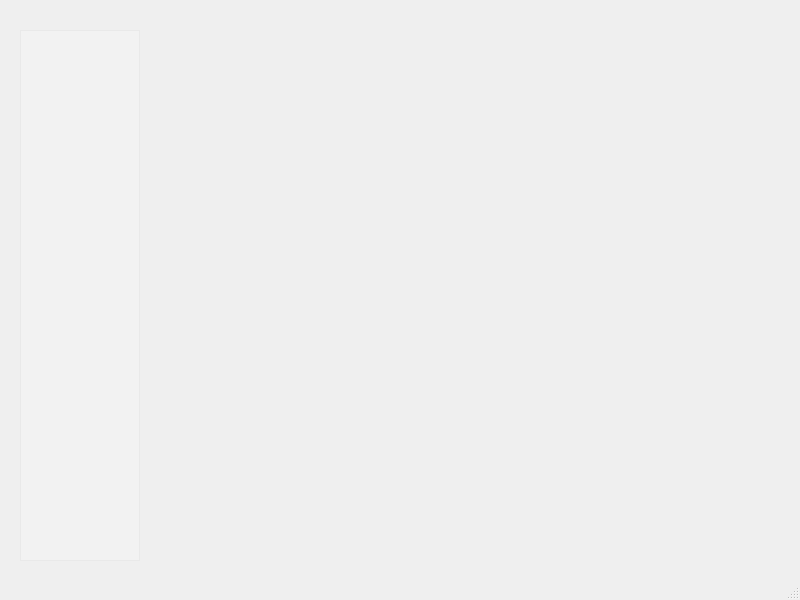
<?xml version="1.0" encoding="UTF-8"?>
<ui version="4.0">
 <class>MainWindow</class>
 <widget class="QMainWindow" name="MainWindow">
  <property name="geometry">
   <rect>
    <x>0</x>
    <y>0</y>
    <width>800</width>
    <height>600</height>
   </rect>
  </property>
  <property name="minimumSize">
   <size>
    <width>800</width>
    <height>600</height>
   </size>
  </property>
  <property name="maximumSize">
   <size>
    <width>800</width>
    <height>600</height>
   </size>
  </property>
  <property name="windowTitle">
   <string>TimeTable</string>
  </property>
  <property name="windowIcon">
   <iconset>
    <normaloff>../logo.ico</normaloff>../logo.ico</iconset>
  </property>
  <widget class="QWidget" name="centralwidget">
   <widget class="QLabel" name="label">
    <property name="geometry">
     <rect>
      <x>0</x>
      <y>0</y>
      <width>800</width>
      <height>600</height>
     </rect>
    </property>
    <property name="maximumSize">
     <size>
      <width>800</width>
      <height>600</height>
     </size>
    </property>
    <property name="text">
     <string/>
    </property>
    <property name="pixmap">
     <pixmap>../bgs/cloud.jpg</pixmap>
    </property>
    <property name="scaledContents">
     <bool>true</bool>
    </property>
   </widget>
   <widget class="QFrame" name="frame">
    <property name="geometry">
     <rect>
      <x>20</x>
      <y>30</y>
      <width>120</width>
      <height>531</height>
     </rect>
    </property>
    <property name="styleSheet">
     <string notr="true">background-color: rgba(255, 255, 255, 0.2);</string>
    </property>
    <property name="frameShape">
     <enum>QFrame::StyledPanel</enum>
    </property>
    <property name="frameShadow">
     <enum>QFrame::Raised</enum>
    </property>
    <widget class="QPushButton" name="pushButton">
     <property name="enabled">
      <bool>true</bool>
     </property>
     <property name="geometry">
      <rect>
       <x>10</x>
       <y>50</y>
       <width>100</width>
       <height>60</height>
      </rect>
     </property>
     <property name="statusTip">
      <string>正在进行</string>
     </property>
     <property name="whatsThis">
      <string>正在进行</string>
     </property>
     <property name="styleSheet">
      <string notr="true">background-color: rgba(255, 255, 255, 0);</string>
     </property>
     <property name="text">
      <string/>
     </property>
     <property name="icon">
      <iconset>
       <normaloff>../icons/rotate.svg</normaloff>../icons/rotate.svg</iconset>
     </property>
     <property name="iconSize">
      <size>
       <width>40</width>
       <height>40</height>
      </size>
     </property>
     <property name="flat">
      <bool>true</bool>
     </property>
    </widget>
    <widget class="QPushButton" name="pushButton_2">
     <property name="geometry">
      <rect>
       <x>10</x>
       <y>130</y>
       <width>100</width>
       <height>60</height>
      </rect>
     </property>
     <property name="statusTip">
      <string>计划</string>
     </property>
     <property name="whatsThis">
      <string>计划</string>
     </property>
     <property name="styleSheet">
      <string notr="true">background-color: rgba(255, 255, 255, 0);</string>
     </property>
     <property name="text">
      <string/>
     </property>
     <property name="icon">
      <iconset>
       <normaloff>../icons/align-left.svg</normaloff>../icons/align-left.svg</iconset>
     </property>
     <property name="iconSize">
      <size>
       <width>40</width>
       <height>40</height>
      </size>
     </property>
     <property name="flat">
      <bool>true</bool>
     </property>
    </widget>
    <widget class="QPushButton" name="pushButton_3">
     <property name="geometry">
      <rect>
       <x>10</x>
       <y>210</y>
       <width>100</width>
       <height>60</height>
      </rect>
     </property>
     <property name="statusTip">
      <string>已完成</string>
     </property>
     <property name="whatsThis">
      <string>已完成</string>
     </property>
     <property name="styleSheet">
      <string notr="true">background-color: rgba(255, 255, 255, 0);</string>
     </property>
     <property name="text">
      <string/>
     </property>
     <property name="icon">
      <iconset>
       <normaloff>../icons/square-check.svg</normaloff>../icons/square-check.svg</iconset>
     </property>
     <property name="iconSize">
      <size>
       <width>40</width>
       <height>40</height>
      </size>
     </property>
     <property name="flat">
      <bool>true</bool>
     </property>
    </widget>
    <widget class="QPushButton" name="pushButton_4">
     <property name="geometry">
      <rect>
       <x>10</x>
       <y>450</y>
       <width>100</width>
       <height>60</height>
      </rect>
     </property>
     <property name="statusTip">
      <string>设置</string>
     </property>
     <property name="whatsThis">
      <string>设置</string>
     </property>
     <property name="styleSheet">
      <string notr="true">background-color: rgba(255, 255, 255, 0);</string>
     </property>
     <property name="text">
      <string/>
     </property>
     <property name="icon">
      <iconset>
       <normaloff>../icons/futbol.svg</normaloff>../icons/futbol.svg</iconset>
     </property>
     <property name="iconSize">
      <size>
       <width>40</width>
       <height>40</height>
      </size>
     </property>
     <property name="flat">
      <bool>true</bool>
     </property>
    </widget>
    <widget class="QPushButton" name="pushButton_5">
     <property name="geometry">
      <rect>
       <x>10</x>
       <y>290</y>
       <width>100</width>
       <height>60</height>
      </rect>
     </property>
     <property name="statusTip">
      <string>课程表</string>
     </property>
     <property name="whatsThis">
      <string/>
     </property>
     <property name="styleSheet">
      <string notr="true">background-color: rgba(255, 255, 255, 0);</string>
     </property>
     <property name="text">
      <string/>
     </property>
     <property name="icon">
      <iconset>
       <normaloff>../icons/graduation-cap.svg</normaloff>../icons/graduation-cap.svg</iconset>
     </property>
     <property name="iconSize">
      <size>
       <width>40</width>
       <height>40</height>
      </size>
     </property>
     <property name="flat">
      <bool>true</bool>
     </property>
    </widget>
   </widget>
  </widget>
  <widget class="QStatusBar" name="statusbar"/>
 </widget>
 <resources/>
 <connections/>
</ui>
